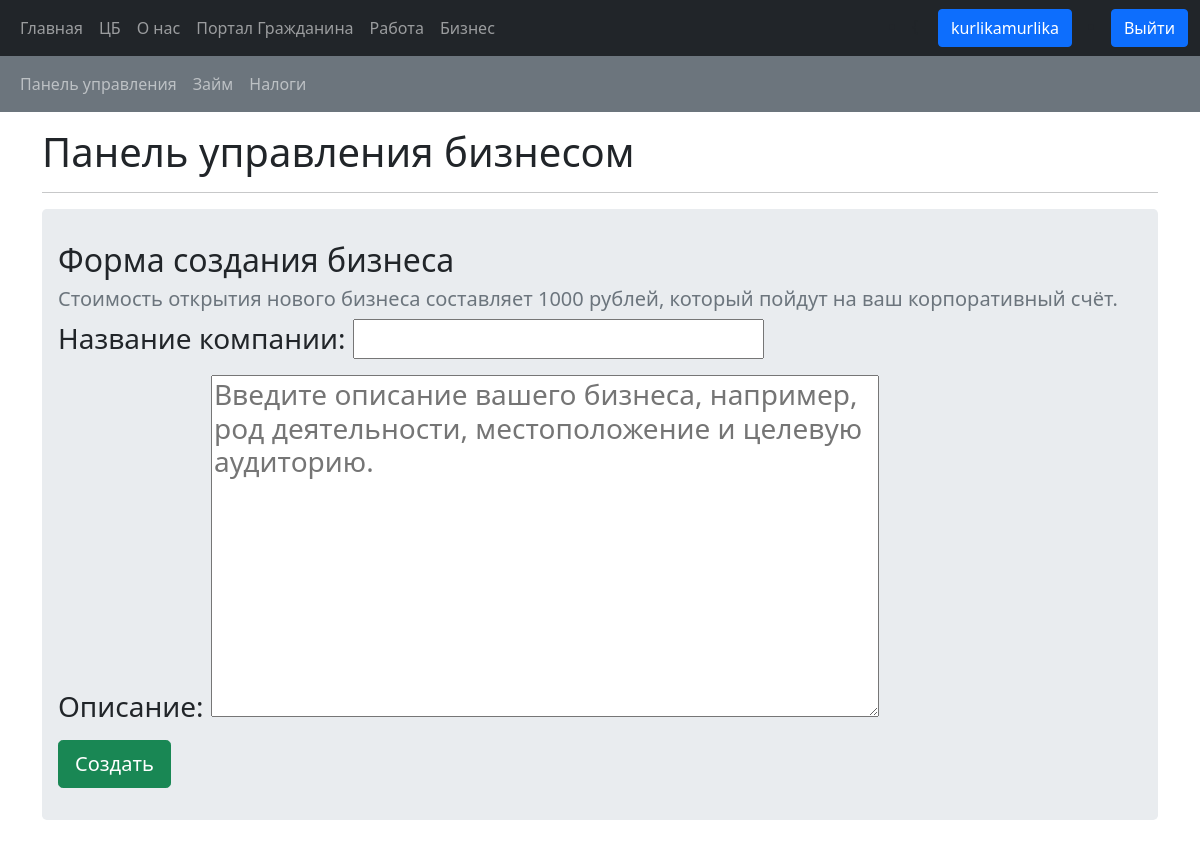
Before: /business_management/ (signed in) with the older database file.
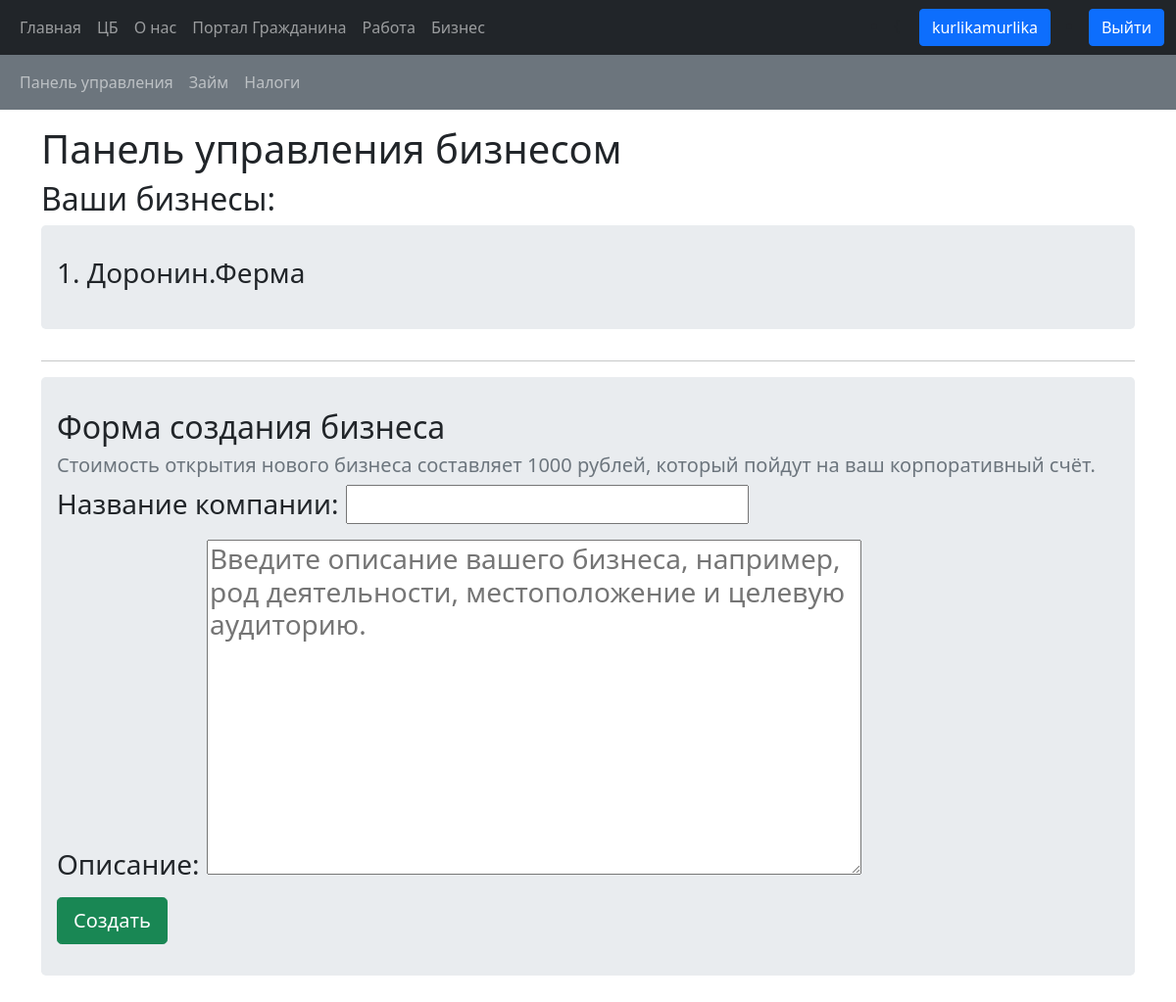
After: the same page with the newer database file.
### bank/models.py (models this page shows, shortened)
class Business(models.Model):
    owner = models.ForeignKey(Citizen, on_delete=models.CASCADE)
    name = models.CharField(max_length=100)
    description = models.TextField()
    creation_date = models.DateTimeField(default=timezone.now)
    bank_account = models.ForeignKey(BankAccount, on_delete=models.CASCADE)

### bank/views.py (the view, shortened to what this page needs)
# urls.py: path('business_management/', views.business_management, name='business_management'),
def business_management(request):
    form = CreateBusinessForm(request.POST or None)
    has_bank = ''
    personal_bank_acc = ''
    has_citizenship = ''
    citizenship = ''
    not_enough_money = False
    has_business = False
    try:
        personal_bank_acc = BankAccount.objects.filter(user_id=request.user.id).get(account_type='personal')
        has_bank = True
    except:
        has_bank = False
    try:
        citizenship = Citizen.objects.get(user_id=request.user.id)
        has_citizenship = True
    except:
        has_citizenship = False
    user_business = Business.objects.filter(owner_id=citizenship.id)
    if len(user_business) > 0:
        has_business = True
    else:
        has_business = False
    business_dict = {
        'form': form,
        'has_bank': has_bank,
        'has_citizenship': has_citizenship,
        'not_enough_money': not_enough_money,
        'has_business': has_business,
        'businesses': user_business,
    }
    return render(request, 'bank/business_management.html', context=business_dict)

### bank/forms.py
class CreateBusinessForm(forms.ModelForm):
    name = forms.CharField(label='Название компании')
    description = forms.CharField(widget=forms.Textarea(attrs={'placeholder': 'Введите описание вашего бизнеса, например, род деятельности, местоположение и целевую аудиторию.'}), label="Описание")
    class Meta:
        model = Business
        exclude = ('owner', 'creation_date', 'bank_account')

### bank/templates/bank/business_management.html (shortened to what this page needs)
<!DOCTYPE html>
{% extends 'bank/base.html' %}
{% block extra_nav %}
<nav class="navbar navbar-expand-sm bg-secondary navbar-dark">
  <div class="container-fluid">
    <ul class="navbar-nav">
      <li class="nav-item">
        <a class="nav-link" href="{% url 'bank:business_management' %}">Панель управления</a>
      </li>
      <li class="nav-item">
        <a class="nav-link" href="{% url 'bank:loan' %}">Займ</a>
      </li>
      <li class="nav-item">
        <a class="nav-link" href="{% url 'bank:fiscal_info' %}">Налоги</a>
      </li>
    </ul>
  </div>
</nav>
{% endblock %}
{% block body_content %}
    <h1>Панель управления бизнесом</h1>
    {% if has_business %}
        <h2>Ваши бизнесы:</h2>
        {% for business in businesses %}
            <div class="jumbotron">
                <h3>{{ forloop.counter }}. {{ business.name }}</h3>
            </div>
        {% endfor %}
    {% endif %}
    <hr>
    <form method="post" class="jumbotron">
        <h2>Форма создания бизнеса</h2>
        <h5 class="text-secondary">Стоимость открытия нового бизнеса составляет 1000 рублей, который пойдут на ваш корпоративный счёт.</h5>
        {% if has_bank %}
            {% if has_citizenship %}
                <h3>{{ form.as_p }}</h3>
            {% else %}
                <h3 class="text-danger">Сначала получите гражданство в Черноруси! Нажми <a href="{% url 'bank:citizen' %}">сюда</a></h3>
            {% endif %}
        {% else %}
            <h3 class="text-danger">Создайте сначала банковский счёт! Нажми <a href="{% url 'bank:profile' user.id%}">сюда</a></h3>
        {% endif %}
        <input class="btn btn-lg btn-success" type="submit" value="Создать">
    </form>
{% endblock %}

Changed rows visible on the page:
added Business: name "Доронин.Ферма"
Other visible differences:
text now shown: "Ваши бизнесы:"
